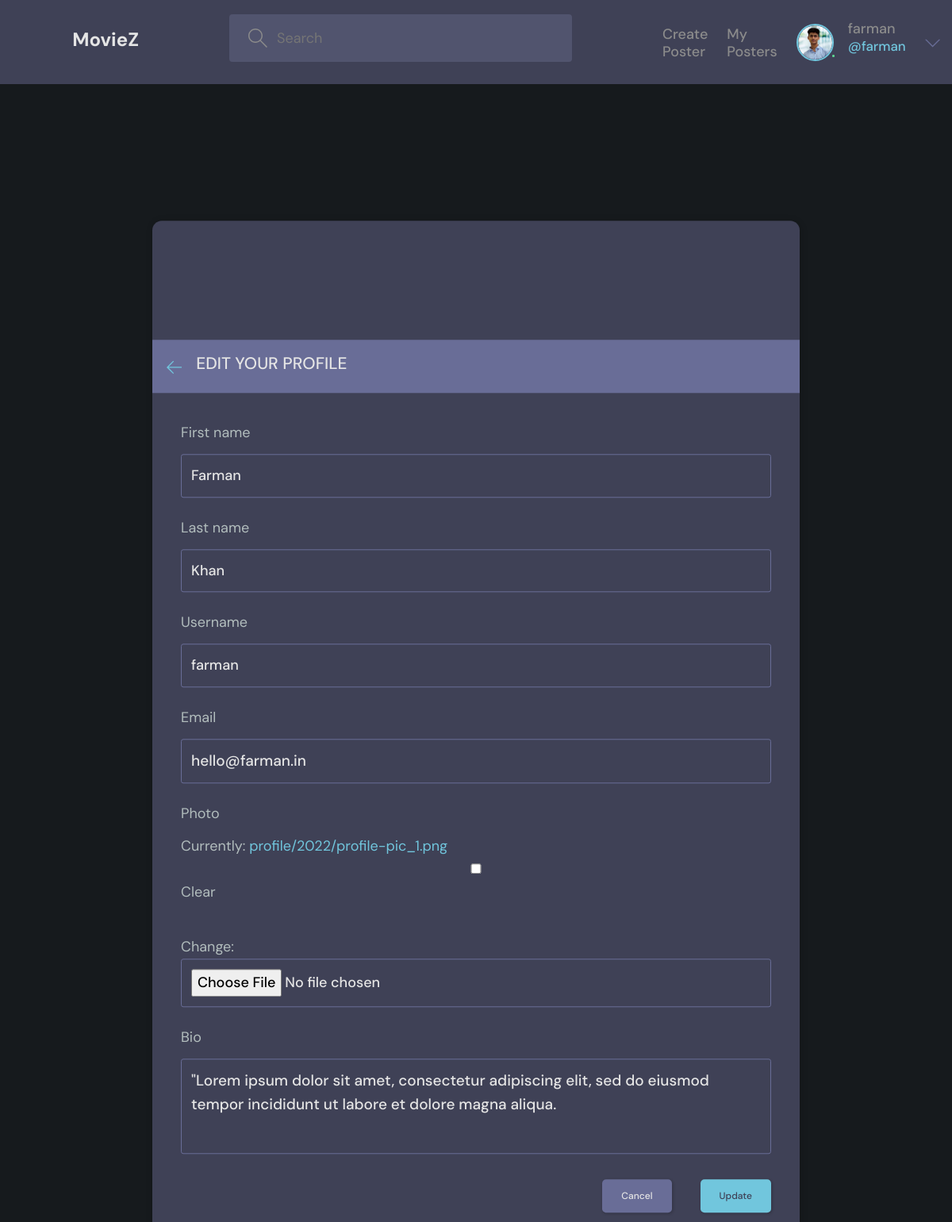
The app's page /account/update-profile/1/ (signed in), older data.
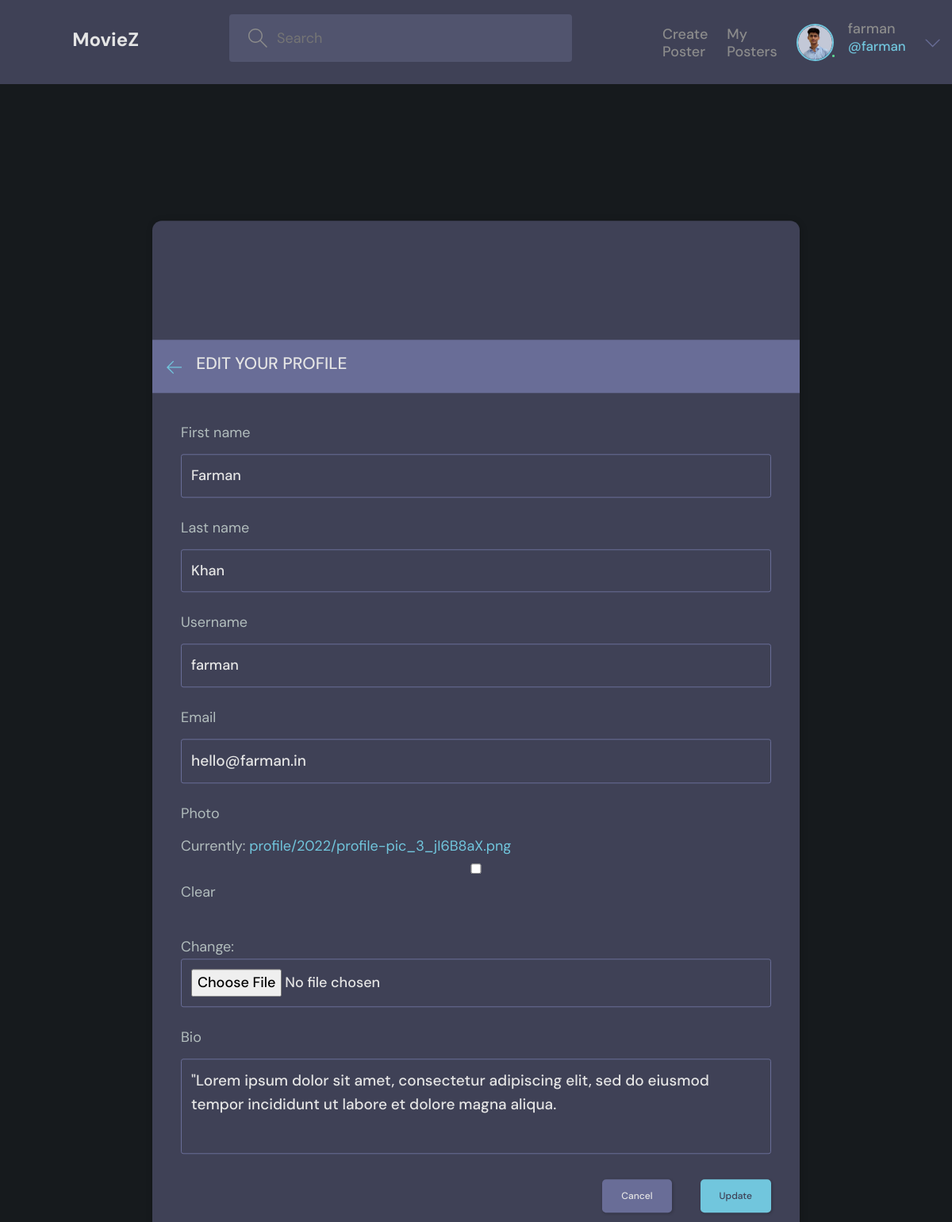
The same page, newer data.
### accounts/models.py (models this page shows, shortened)
class User(AbstractUser):
    ROLE_CHOICES = [
        ('member', 'Member'),
        ('admin', 'Admin')
    ]
    username=models.CharField(max_length=30)
    email = models.EmailField(unique=True, null=True)
    role = models.CharField(max_length= 30, choices = ROLE_CHOICES, default='member')
    photo = models.ImageField(upload_to='profile/%Y', null=True,blank=True, default='default.png')
    bio = models.TextField(null=True,blank=True)
    USERNAME_FIELD = 'email'
    REQUIRED_FIELDS = ['username']

### accounts/views.py (the view)
# urls.py: path('update-profile/<str:id>/',views.updateProfile,name="update-profile"),
@login_required(login_url='login')
def updateProfile(request,id):
    user= User.objects.get(pk=id)
    if request.user == user:
        form = UserForm(instance=user)
        if request.method == "POST":
            form = UserForm(request.POST,request.FILES, instance = user)
            if form.is_valid():
                form.save()
                messages.success(request,"Profile Updated")
                return redirect("user-profile",id=user.pk)
    else:
        return redirect('posters')
    data ={
        'form':form,
    }
    return render(request,'accounts/update-profile.html',data)

### accounts/forms.py
class UserForm(ModelForm):
    class Meta:
        model = User
        fields = ['first_name','last_name','username','email','photo','bio']

### templates/accounts/update-profile.html (shortened to what this page needs)
{% extends 'main.html' %}
{% block content %}
<main class="update-account layout" >
    <div class="container">
        <div class="layout__box" style="margin-top:100px;">
            <div class="layout__boxHeader" style="margin-top:150px;">
                <div class="layout__boxTitle">
                    <a href="{% url 'user-profile' user.id %}">
                        <svg version="1.1" xmlns="http://www.w3.org/2000/svg" width="32" height="32"
                            viewBox="0 0 32 32">
                            <title>arrow-left</title>
                            <path
                                d="M13.723 2.286l-13.723 13.714 13.719 13.714 1.616-1.611-10.96-10.96h27.625v-2.286h-27.625l10.965-10.965-1.616-1.607z">
                            </path>
                        </svg>
                    </a>
                    <h3>Edit your profile</h3>
                </div>
            </div>
            <div class="layout__body">
                <form class="form" action="{% url 'update-profile' user.id %}" method="POST" enctype="multipart/form-data">
        {% for field in form %}
          <div class="form__group">
            <label for="{{field.label}}">{{field.label}}</label>
            {{field}}
          </div>
          {% endfor %}
                    <div class="form__action">
                        <a class="btn btn--dark" href="{% url 'user-profile' user.id %}">Cancel</a>
                        <button class="btn btn--main" type="submit">Update</button>
                    </div>
                </form>
            </div>
        </div>
    </div>
</main>
{% endblock content %}

### templates/inc/header.html (shortened to what this page needs)
{% load static %}
<header class="header header--loggedIn">
    <div class="container">
      <a href="/" class="header__logo">
        <h1>MovieZ</h1>
      </a>
      {% if user.is_authenticated %}
      <form class="header__search" action="{% url 'posters' %}" method="GET">
        <label>
          <input name='q' placeholder="Search " />
        </label>
      </form>
      {% endif %}
      <nav class="header__menu">
        {% if request.user.is_authenticated %}
        <div class="header__user">
          <a href="{% url 'create-poster' %}" style="margin-top:15px">
            <p>Create Poster</p>
          </a>
          <a href="{% url 'posters' %}" style="margin-top:15px">
            <p>My Posters</p>
          </a>
          <a href="{% url 'user-profile' user.id %}">
            <div class="avatar avatar--medium active">
              <img src="{{user.photo.url}}" />
            </div>
            <p>{{user.username}}<span>@{{user.username}}</span></p>
          </a>
          <button class="dropdown-button">
            <svg version="1.1" xmlns="http://www.w3.org/2000/svg" width="32" height="32" viewBox="0 0 32 32">
              <title>chevron-down</title>
              <path d="M16 21l-13-13h-3l16 16 16-16h-3l-13 13z"></path>
            </svg>
          </button>
        </div>
        {% else %}
        <a href="{% url 'login' %}">
          <img src="{% static 'images/avatar.svg' %}" />
          <p>Login</p>
        </a>
        {% endif %}
      </nav>
    </div>
  </header>

Row changes from the older to the newer data that the page shows:
changed User "farman": photo: a different picture
Text that changed along with them:
text no longer shown: "Currently: profile/2022/profile-pic_1.png Clear Change:"
text now shown: "Currently: profile/2022/profile-pic_3_jI6B8aX.png Clear Change:"
